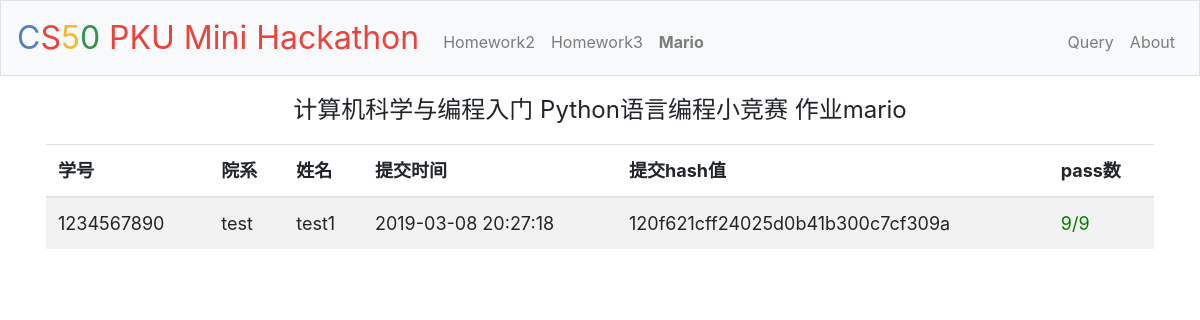
/homework4/mario, run on the app's committed database.
### tables this page shows
CREATE TABLE "submit" (
	"id"	INTEGER NOT NULL PRIMARY KEY AUTOINCREMENT UNIQUE,
	"stuid"	INTEGER NOT NULL,
	"name"	TEXT,
	"work"	INTEGER NOT NULL,
	"time"	TIMESTAMP NOT NULL DEFAULT current_timestamp,
	"exe_time"	REAL,
	"hash"	TEXT NOT NULL,
	"status"	INTEGER NOT NULL,
	"correct_num"	INTEGER
);

### application.py (the view)
@app.route("/homework4/<name>")
def homework4(name):
    dic={"hello":41,"mario":42,"cash":43,"credit":44}
    work = dic.get(name)
    if not work:
        return '<h1>Unknown homework</h1>', 400
    session["status"]=name[0].upper()+name[1:]
    app.logger.info(request.remote_addr+" "+get_time()+" GET /homework4/"+name)
    rows = db.execute("SELECT stuid,name,time,hash,correct_num FROM submit where status=0 AND work=:work GROUP BY stuid HAVING MAX(time) ORDER BY correct_num DESC, time ASC", work=work)
    result=[]
    for res in rows:
        stuid=str(res["stuid"])
        colloge=colloge_list.get(stuid)
        if not colloge:
            colloge="Unknown"
        tmp=[stuid,colloge, res["name"], res["time"], res["hash"], res["correct_num"]]
        result.append(tmp)
    return render_template("homework4.html", result=result, pass_num=pass_num.get(work), name=name)

### application.py (called while the page is built)
@app.after_request
def after_request(response):
    return response

def get_time():
    i = datetime.datetime.now()
    return "{}/{}/{} {}:{}:{}".format(i.year, i.month, i.day, i.hour, i.minute, i.second)

### templates/homework4.html (shortened to what this page needs)
{% extends "layout.html" %}
{% block main %}
    <div style="font-size:x-large">
        <p>
            计算机科学与编程入门 Python语言编程小竞赛 作业{{name}}
        </p>
    </div>
    <table class="table table-striped">
        <thead>
            <tr>
                <th>学号</th>
                <th>院系</th>
                <th>姓名</th>
                <th>提交时间</th>
                <th>提交hash值</th>
                <th>pass数</th>
            </tr>
        </thead>
        <tbody>
            {% for r in result %}
                <tr>
                    <td>{{r[0]}}</td>
                    <td>{{r[1]}}</td>
                    <td>{{r[2]}}</td>
                    <td>{{r[3]}}</td>
                    <td>{{r[4]}}</td>
                    {% if r[5] == pass_num %}
                        <td><font color="green">{{r[5]}}/{{pass_num}}</font></td>
                    {% else %}
                        <td><font color="red">{{r[5]}}/{{pass_num}}</font></td>
                    {% endif %}
                </tr>
            {% endfor %}
        </tbody>
    </table>
{% endblock %}

### static/styles.css (style rules this page uses)
main table { text-align: left; font-size: large; }

### data on the page
submit: stuid "1234567890", r "test", name "test1", time "2019-03-08 20:27:18", hash "120f621cff24025d0b41b300c7cf309a", correct_num "9"

### other printed values
{{ session["status"] }} "Mario"
{{ name }} "mario"
